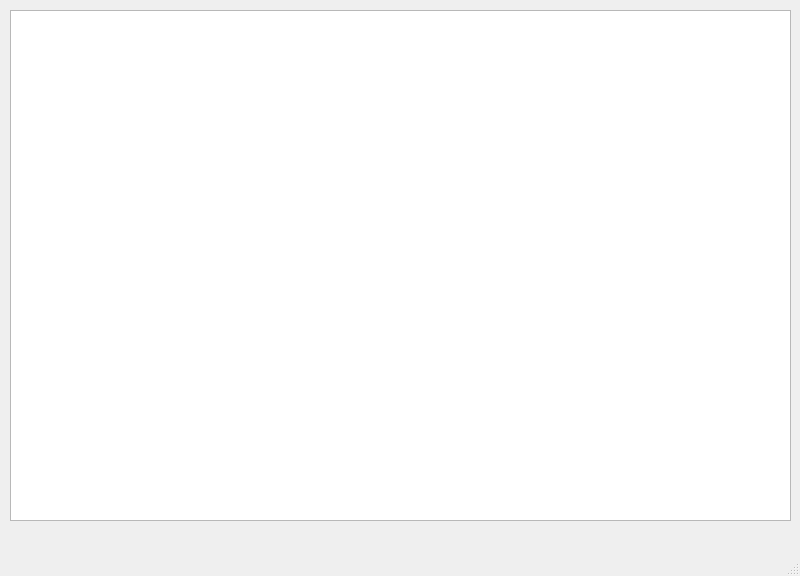
<?xml version="1.0" encoding="UTF-8"?>
<ui version="4.0">
 <class>AdditionalWindow</class>
 <widget class="QMainWindow" name="AdditionalWindow">
  <property name="geometry">
   <rect>
    <x>0</x>
    <y>0</y>
    <width>800</width>
    <height>576</height>
   </rect>
  </property>
  <property name="windowTitle">
   <string>MainWindow</string>
  </property>
  <widget class="QWidget" name="centralwidget">
   <widget class="QWidget" name="gridLayoutWidget">
    <property name="geometry">
     <rect>
      <x>10</x>
      <y>10</y>
      <width>781</width>
      <height>511</height>
     </rect>
    </property>
    <layout class="QGridLayout" name="gridLayout">
     <item row="0" column="0">
      <widget class="QTableWidget" name="twEmployees">
       <property name="sizePolicy">
        <sizepolicy hsizetype="Minimum" vsizetype="Expanding">
         <horstretch>0</horstretch>
         <verstretch>0</verstretch>
        </sizepolicy>
       </property>
      </widget>
     </item>
    </layout>
   </widget>
  </widget>
  <widget class="QMenuBar" name="menubar">
   <property name="geometry">
    <rect>
     <x>0</x>
     <y>0</y>
     <width>800</width>
     <height>22</height>
    </rect>
   </property>
  </widget>
  <widget class="QStatusBar" name="statusbar"/>
 </widget>
 <resources/>
 <connections/>
</ui>
